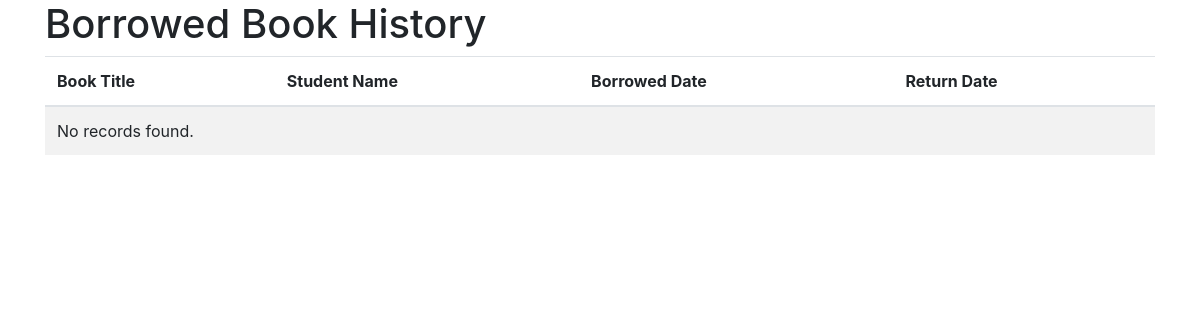
Before: /borrowedHistory.php with the older database file.
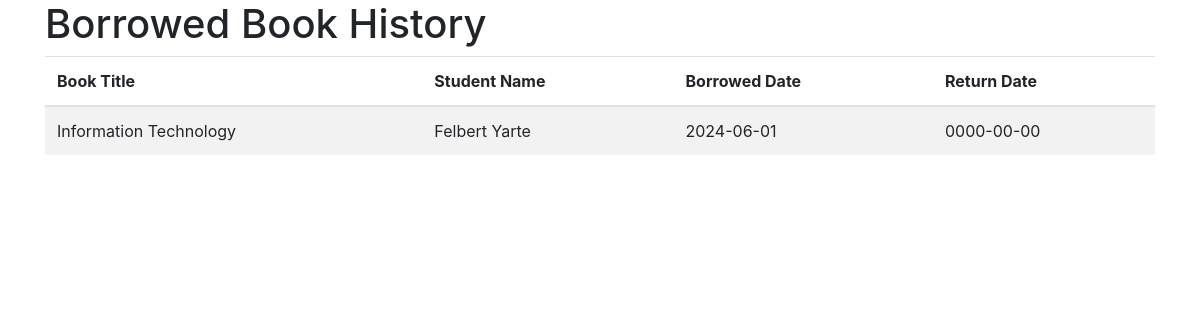
After: the same page with the newer database file.
### tables this page shows
CREATE TABLE `borrowed_books` (
  `bookID` int(10) NOT NULL,
  `studentID` int(10) NOT NULL,
  `issue_date` date NOT NULL,
  `return_date` date NOT NULL
);

CREATE TABLE `books` (
  `book_id` int(11) NOT NULL,
  `title` varchar(255) NOT NULL,
  `author` varchar(255) NOT NULL,
  `quantity_available` int(11) NOT NULL,
  `categoryID` int(11) DEFAULT NULL,
  `published` date DEFAULT NULL,
  `description` varchar(100) DEFAULT NULL
);

CREATE TABLE `tbl_student` (
  `ID` int(11) NOT NULL,
  `firstname` varchar(45) NOT NULL,
  `lastname` varchar(45) NOT NULL,
  `address` varchar(45) NOT NULL,
  `email` varchar(45) NOT NULL,
  `phone` varchar(12) NOT NULL,
  `img` longblob NOT NULL
);

### borrowedHistory.php (the view, shortened to what this page needs)
<?php
require_once 'config.php';
$conn = mysqli_connect($host, $username, $password, $database);
?>
<!DOCTYPE html>
<html>
<head>
    <link rel="stylesheet" href="https://maxcdn.bootstrapcdn.com/bootstrap/4.5.2/css/bootstrap.min.css">
</head>
<body>
    <div class="container">
        <h1>Borrowed Book History</h1>
        <table class="table table-striped">
            <thead>
                <tr>
                    <th>Book Title</th>
                    <th>Student Name</th>
                    <th>Borrowed Date</th>
                    <th>Return Date</th>
                </tr>
            </thead>
            <tbody>
                <?php
                $sql = "SELECT b.title, s.firstname, s.lastname, bb.issue_date, bb.return_date
                        FROM borrowed_books bb
                        JOIN books b ON bb.bookID = b.book_id
                        JOIN tbl_student s ON bb.studentID = s.ID";
                $result = mysqli_query($conn, $sql);
                if (mysqli_num_rows($result) > 0) {
                    while ($row = mysqli_fetch_assoc($result)) {
                        echo "<tr>";
                        echo "<td>" . $row['title'] . "</td>";
                        echo "<td>" . $row['firstname'] . " " . $row['lastname'] . "</td>";
                        echo "<td>" . $row['issue_date'] . "</td>";
                        echo "<td>" . $row['return_date'] . "</td>";
                        echo "</tr>";
                    }
                } else {
                    echo "<tr><td colspan='4'>No records found.</td></tr>";
                }
                ?>
            </tbody>
        </table>
    </div>
</body>
</html>

Changed rows visible on the page:
added borrowed_books: bookID.title "Information Technology", studentID.firstname "Felbert", studentID.lastname "Yarte", issue_date "2024-06-01", return_date "0000-00-00"
Other visible differences:
text no longer shown: "No records found."
